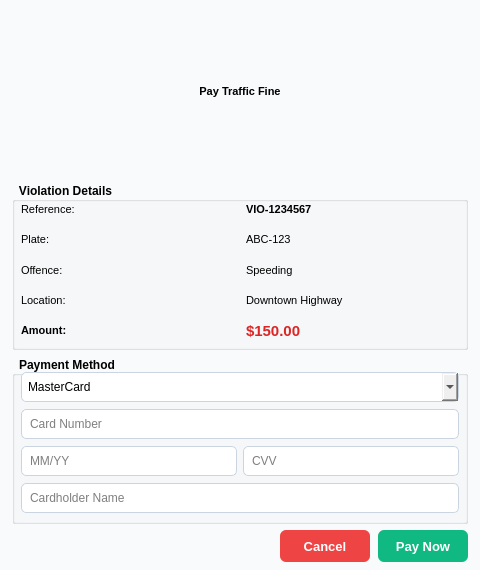
<?xml version="1.0" encoding="UTF-8"?>
<ui version="4.0">
 <class>PaymentDialog</class>
 <widget class="QDialog" name="PaymentDialog">
  <property name="geometry">
   <rect>
    <x>0</x>
    <y>0</y>
    <width>480</width>
    <height>570</height>
   </rect>
  </property>
  <property name="maximumSize">
   <size>
    <width>16777215</width>
    <height>570</height>
   </size>
  </property>
  <property name="windowTitle">
   <string>Payment - Traffic Fine</string>
  </property>
  <property name="styleSheet">
   <string notr="true">
				QDialog { background-color: #f8fafc; }
				QLabel { font-size: 11px; }
				QGroupBox { font-size: 12px; font-weight: bold; padding-top: 8px; }
				QGroupBox::title { subcontrol-origin: margin; subcontrol-position: top left; padding: 2px 5px; }
				QLineEdit, QComboBox { padding: 6px; border: 1px solid #cbd5e1; border-radius: 5px; font-size: 12px; }
				QPushButton#payButton { background-color: #10b981; color: white; font-weight: bold; padding: 8px; border-radius: 6px; font-size: 13px; }
				QPushButton#payButton:hover { background-color: #059669; }
				QPushButton#cancelButton { background-color: #ef4444; color: white; font-weight: bold; padding: 8px; border-radius: 6px; font-size: 13px; }
				QPushButton#cancelButton:hover { background-color: #dc2626; }
			</string>
  </property>
  <layout class="QVBoxLayout" name="verticalLayout">
   <property name="spacing">
    <number>6</number>
   </property>
   <property name="leftMargin">
    <number>12</number>
   </property>
   <property name="topMargin">
    <number>8</number>
   </property>
   <property name="rightMargin">
    <number>12</number>
   </property>
   <property name="bottomMargin">
    <number>8</number>
   </property>
   <item alignment="Qt::AlignmentFlag::AlignVCenter">
    <widget class="QLabel" name="titleLabel">
     <property name="text">
      <string>&lt;h4 style='margin:0;'&gt;Pay Traffic Fine&lt;/h4&gt;</string>
     </property>
     <property name="alignment">
      <set>Qt::AlignmentFlag::AlignCenter</set>
     </property>
    </widget>
   </item>
   <item>
    <widget class="QGroupBox" name="groupBox_3">
     <property name="title">
      <string>Violation Details</string>
     </property>
     <layout class="QGridLayout" name="gridLayout_2">
      <property name="leftMargin">
       <number>8</number>
      </property>
      <property name="topMargin">
       <number>6</number>
      </property>
      <property name="rightMargin">
       <number>8</number>
      </property>
      <property name="bottomMargin">
       <number>6</number>
      </property>
      <property name="horizontalSpacing">
       <number>12</number>
      </property>
      <property name="verticalSpacing">
       <number>5</number>
      </property>
      <item row="0" column="0">
       <widget class="QLabel" name="label_1">
        <property name="text">
         <string>Reference:</string>
        </property>
       </widget>
      </item>
      <item row="0" column="1">
       <widget class="QLabel" name="refLabel">
        <property name="font">
         <font>
          <pointsize>-1</pointsize>
          <bold>true</bold>
         </font>
        </property>
        <property name="text">
         <string>VIO-1234567</string>
        </property>
       </widget>
      </item>
      <item row="1" column="0">
       <widget class="QLabel" name="label_2">
        <property name="text">
         <string>Plate:</string>
        </property>
       </widget>
      </item>
      <item row="1" column="1">
       <widget class="QLabel" name="plateLabel">
        <property name="text">
         <string>ABC-123</string>
        </property>
       </widget>
      </item>
      <item row="2" column="0">
       <widget class="QLabel" name="label_3">
        <property name="text">
         <string>Offence:</string>
        </property>
       </widget>
      </item>
      <item row="2" column="1">
       <widget class="QLabel" name="offenceLabel">
        <property name="text">
         <string>Speeding</string>
        </property>
       </widget>
      </item>
      <item row="3" column="0">
       <widget class="QLabel" name="label_4">
        <property name="text">
         <string>Location:</string>
        </property>
       </widget>
      </item>
      <item row="3" column="1">
       <widget class="QLabel" name="locationLabel">
        <property name="text">
         <string>Downtown Highway</string>
        </property>
       </widget>
      </item>
      <item row="4" column="0">
       <widget class="QLabel" name="label_5">
        <property name="text">
         <string>&lt;b&gt;Amount:&lt;/b&gt;</string>
        </property>
        <property name="textFormat">
         <enum>Qt::TextFormat::RichText</enum>
        </property>
       </widget>
      </item>
      <item row="4" column="1">
       <widget class="QLabel" name="amountLabel">
        <property name="styleSheet">
         <string notr="true">color: #dc2626; font-weight: bold; font-size: 15px;</string>
        </property>
        <property name="text">
         <string>$150.00 </string>
        </property>
       </widget>
      </item>
     </layout>
    </widget>
   </item>
   <item>
    <widget class="QGroupBox" name="groupBox">
     <property name="title">
      <string>Payment Method</string>
     </property>
     <layout class="QVBoxLayout" name="verticalLayout_3">
      <property name="spacing">
       <number>6</number>
      </property>
      <property name="leftMargin">
       <number>8</number>
      </property>
      <property name="topMargin">
       <number>6</number>
      </property>
      <property name="rightMargin">
       <number>8</number>
      </property>
      <property name="bottomMargin">
       <number>6</number>
      </property>
      <item>
       <widget class="QComboBox" name="cardTypeCombo">
        <item>
         <property name="text">
          <string>MasterCard</string>
         </property>
        </item>
        <item>
         <property name="text">
          <string>Visa</string>
         </property>
        </item>
        <item>
         <property name="text">
          <string>Credit Card</string>
         </property>
        </item>
       </widget>
      </item>
      <item>
       <widget class="QLineEdit" name="cardNumberEdit">
        <property name="maxLength">
         <number>19</number>
        </property>
        <property name="placeholderText">
         <string>Card Number</string>
        </property>
       </widget>
      </item>
      <item>
       <layout class="QHBoxLayout" name="horizontalLayout">
        <property name="spacing">
         <number>6</number>
        </property>
        <item>
         <widget class="QLineEdit" name="expiryEdit">
          <property name="maxLength">
           <number>5</number>
          </property>
          <property name="placeholderText">
           <string>MM/YY</string>
          </property>
         </widget>
        </item>
        <item>
         <widget class="QLineEdit" name="cvvEdit">
          <property name="maxLength">
           <number>4</number>
          </property>
          <property name="echoMode">
           <enum>QLineEdit::EchoMode::Password</enum>
          </property>
          <property name="placeholderText">
           <string>CVV</string>
          </property>
         </widget>
        </item>
       </layout>
      </item>
      <item>
       <widget class="QLineEdit" name="cardHolderEdit">
        <property name="placeholderText">
         <string>Cardholder Name</string>
        </property>
       </widget>
      </item>
     </layout>
    </widget>
   </item>
   <item>
    <layout class="QHBoxLayout" name="buttonLayout">
     <property name="spacing">
      <number>8</number>
     </property>
     <item>
      <spacer name="horizontalSpacer">
       <property name="orientation">
        <enum>Qt::Orientation::Horizontal</enum>
       </property>
       <property name="sizeHint" stdset="0">
        <size>
         <width>40</width>
         <height>20</height>
        </size>
       </property>
      </spacer>
     </item>
     <item>
      <widget class="QPushButton" name="cancelButton">
       <property name="minimumSize">
        <size>
         <width>90</width>
         <height>32</height>
        </size>
       </property>
       <property name="text">
        <string>Cancel</string>
       </property>
      </widget>
     </item>
     <item>
      <widget class="QPushButton" name="payButton">
       <property name="minimumSize">
        <size>
         <width>90</width>
         <height>32</height>
        </size>
       </property>
       <property name="text">
        <string>Pay Now</string>
       </property>
       <property name="default">
        <bool>true</bool>
       </property>
      </widget>
     </item>
    </layout>
   </item>
  </layout>
 </widget>
 <resources/>
 <connections>
  <connection>
   <sender>cancelButton</sender>
   <signal>clicked()</signal>
   <receiver>PaymentDialog</receiver>
   <slot>reject()</slot>
   <hints>
    <hint type="sourcelabel">
     <x>20</x>
     <y>20</y>
    </hint>
    <hint type="destinationlabel">
     <x>20</x>
     <y>20</y>
    </hint>
   </hints>
  </connection>
 </connections>
</ui>
